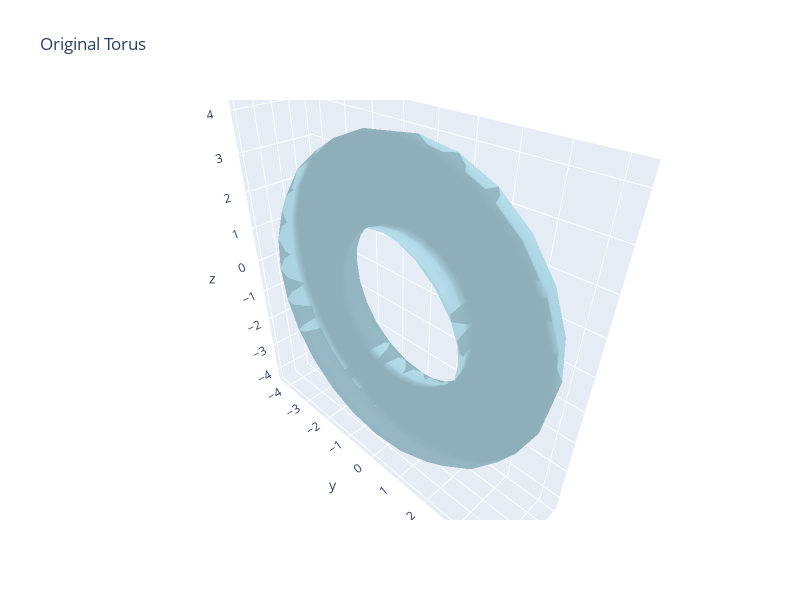

The cell this chart's notebook holds for it:
### Code cell
# Create a torus mesh
torus = create_torus_mesh(major_radius=np.pi, minor_radius=np.pi/3, major_segments=24, minor_segments=12)

# Rotate so the torus lies on its side (ensures slices through the hole)
torus.apply_transform(trimesh.transformations.rotation_matrix(
    angle=np.pi / 2,
    direction=[1, 0, 0],
    point=torus.centroid
))

print(f"Torus properties:")
print(f"  Volume: {torus.volume:.3f}")
print(f"  Surface area: {torus.area:.3f}")
print(f"  Z-bounds: {torus.bounds[:, 2]}")

mm = MeshManager(torus)

# Visualize the original torus
fig = mm.visualize_mesh_3d(title="Original Torus", backend="plotly")
fig.show()

### Figure 1 — Plotly figure (JSON) as saved in the notebook; plotly's stock layout.template omitted (floating-point values rounded to 4 significant figures; data arrays with more than 128 entries replaced by an {"elided": "..."} marker saying what was removed)
{"data": [{"color": "lightblue", "i": {"elided": "576 int values"}, "j": {"elided": "576 int values"}, "k": {"elided": "576 int values"}, "name": "Mesh", "opacity": 0.8, "type": "mesh3d", "x": {"elided": "288 float values"}, "y": {"elided": "288 float values"}, "z": {"elided": "288 float values"}}], "layout": {"autosize": false, "height": 600, "scene": {"aspectmode": "data", "xaxis": {"visible": true}, "yaxis": {"visible": true}, "zaxis": {"visible": true}}, "title": {"text": "Original Torus"}, "width": 800}}
